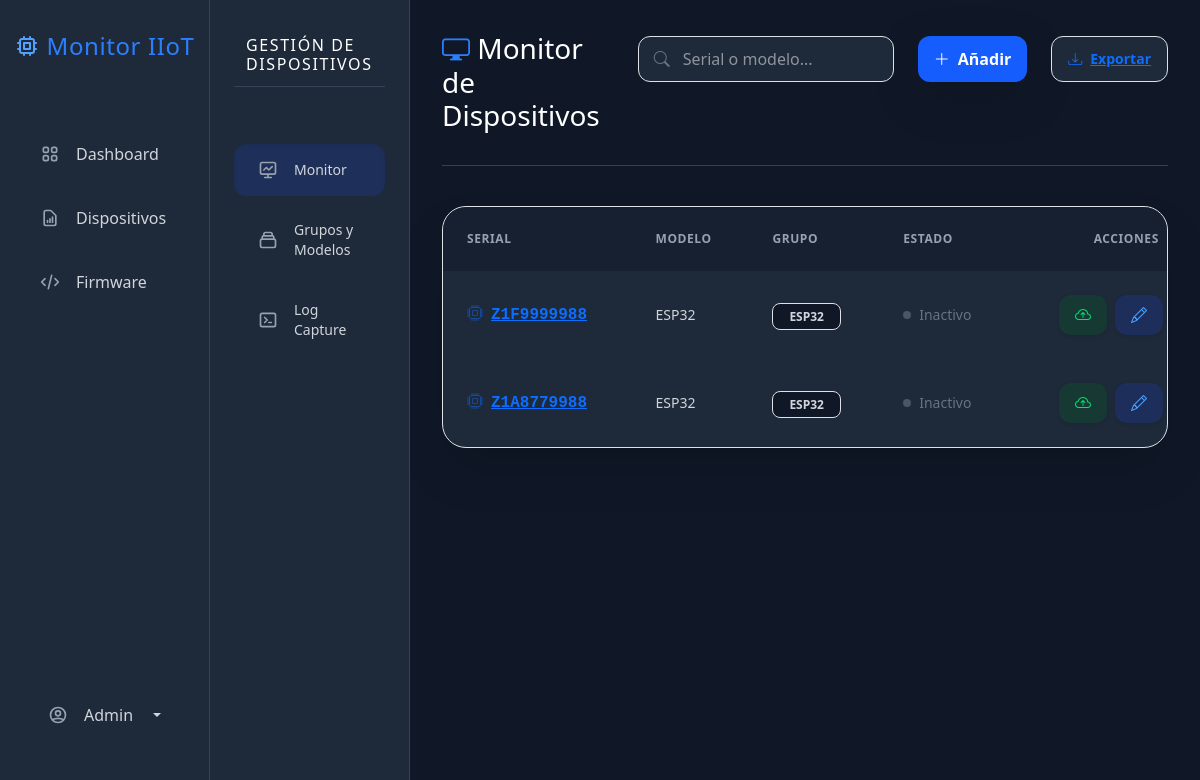
The page /dispositivos/ (signed in) on the database as committed earlier.
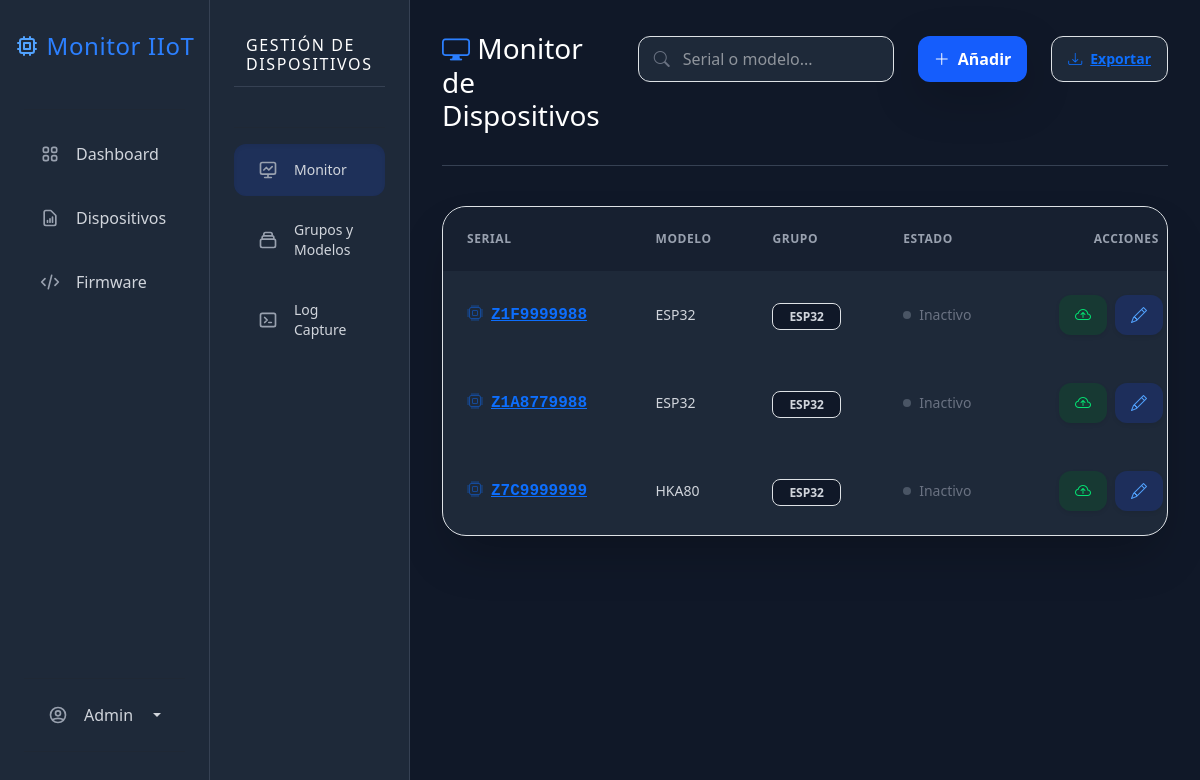
The same page on the database as committed later.
### impresoras/models.py (models this page shows, shortened)
class Dispositivo(models.Model):
    validar_serial = RegexValidator(
        regex=r'^[A-Z0-9]{10}$',
        message="El serial solo puede contener letras mayúsculas y números, sin espacios (ej. Z1F9999988).",
        code="serial_invalido"
    )
    serial = models.CharField(max_length=50, unique=True, validators=[validar_serial], help_text="Ingrese el serial exacto del equipo.")
    modelo = models.ForeignKey(
        ModeloEquipo,
        on_delete=models.SET_NULL,
        related_name='dispositivos',
        null=True,
        blank=True
    )
    grupo = models.ForeignKey(
        Grupo,
        on_delete=models.SET_NULL,
        null=True,
        blank=True
    )
    fecha_registro = models.DateTimeField(auto_now_add=True)
    ultimo_sts1 = models.IntegerField(null=True, blank=True)
    ultimo_sts2 = models.IntegerField(null=True, blank=True)
    ultima_conexion = models.DateTimeField(null=True, blank=True)
    fw_ismart_instalado = models.CharField(max_length=20, default="Desconocida", blank=True)
    fw_printer_instalado = models.CharField(max_length=20, default="Desconocida", blank=True)
    firmware_actual = models.ForeignKey(VersionFirmware, on_delete=models.SET_NULL, null=True, blank=True, related_name='equipos_instalados')
    ota_en_curso = models.BooleanField(default=False)
    @property
    def alertas_ota(self):
        from .models import VersionFirmware
        alertas = []
        datos = self.ultimo_log_datos
        fw_ismart_json = datos.get('fw_ismart', 'Desconocida')
        fw_printer_json = datos.get('fw_printer', 'Desconocida')
        ultima_v_ismart = VersionFirmware.objects.filter(tipo_modulo='ismart').order_by('-fecha_subida').first()
        if ultima_v_ismart and fw_ismart_json not in ['', 'None', 'Desconocida', '0']:
            if fw_ismart_json != ultima_v_ismart.version:
                alertas.append({
                    'modulo': 'iSmart',
                    'version_nueva': ultima_v_ismart.version,
                    'tipo': 'obligatoria' if ultima_v_ismart.es_obligatoria else 'opcional'
                })
        ultima_v_printer = VersionFirmware.objects.filter(tipo_modulo='impresora').order_by('-fecha_subida').first()
        if ultima_v_printer and fw_printer_json not in ['', 'None', 'Desconocida', '0']:
            if fw_printer_json != ultima_v_printer.version:
                alertas.append({
                    'modulo': 'Impresora Fiscal',
                    'version_nueva': ultima_v_printer.version,
                    'tipo': 'obligatoria' if ultima_v_printer.es_obligatoria else 'opcional'
                })
        return alertas
    @property
    def ultimo_log_datos(self):
        logs_cacheados = self.logs.all()
        if logs_cacheados:
            ultimo_registro = logs_cacheados[0] # Tomamos el primero de la memoria
            if ultimo_registro.detalles:
                try:
                    return json.loads(ultimo_registro.detalles)
                except json.JSONDecodeError:
                    return {}
        return {}

class ModeloEquipo(models.Model):
    nombre = models.CharField(max_length=100, unique=True)
    marca = models.CharField(max_length=100, blank=True, null=True)
    def __str__(self):
        if self.marca:
            return f"{self.marca} {self.nombre}"
        return self.nombre

class Grupo(models.Model):
    nombre = models.CharField(max_length=100)
    descripcion = models.TextField(blank=True, null=True)
    def __str__(self):
        return self.nombre

### impresoras/views.py (the view)
# urls.py: path('dispositivos/', lista_dispositivos, name='dispositivos_lista'),
@login_required
def lista_dispositivos(request):
    query = request.GET.get('buscar')
    dispositivos = Dispositivo.objects.select_related('modelo', 'grupo').all()
    proyectos_disponibles = ProyectoFirmware.objects.prefetch_related('versiones').all()
    if query:
        dispositivos = dispositivos.filter(
            Q(serial__icontains=query) | Q(modelo__nombre__icontains=query)
        )
    if request.method == 'POST':
        form = DispositivoForm(request.POST)
        if form.is_valid():
            form.save()
            return redirect('dispositivos_lista')
    else:
        form = DispositivoForm()
    grupos = Grupo.objects.all()
    modelos = ModeloEquipo.objects.all()
    context = {
        'dispositivos': dispositivos,
        'form': form,
        'grupos': grupos,
        'modelos': modelos,
        'proyectos_disponibles': proyectos_disponibles,
    }
    return render(request, 'lista_dispositivos.html', context)

### impresoras/forms.py
class DispositivoForm(forms.ModelForm):
    class Meta:
        model = Dispositivo
        fields = ['serial', 'modelo', 'grupo']
        input_classes = 'w-full bg-gray-900 border border-gray-600 rounded-xl px-4 py-2.5 text-white focus:ring-2 focus:ring-blue-500 outline-none transition-all'
        widgets = {
            'serial': forms.TextInput(attrs={
                'class': input_classes,
                'placeholder': 'Ej: Z1F9999988',
                'minlength': '10',
                'maxlength': '10',
                'pattern': '^[A-Z0-9]{10}$',
                'title': 'El serial debe tener exactamente 10 caracteres alfanuméricos.',
                'required': True
            }),
            'modelo': forms.Select(attrs={
                'class': input_classes,
                'required': True
            }),
            'grupo': forms.Select(attrs={
                'class': input_classes
            }),
        }

### templates/lista_dispositivos.html (shortened to what the changed rows need)
{% extends 'dispositivos_base.html' %}
{% block dispositivos_content %}
<div class="w-full">
    <div class="bg-gray-800 rounded-3xl border border-gray-700 shadow-2xl overflow-hidden mb-12">
        <div class="overflow-x-auto w-full">
            <table class="w-full text-left border-collapse min-w-[800px]">
                <thead class="bg-gray-900/50 text-gray-400 text-xs uppercase tracking-wider">
                    <tr>
                        <th class="p-4 font-semibold">Serial</th>
                        <th class="p-4 font-semibold">Modelo</th>
                        <th class="p-4 font-semibold">Grupo</th>
                        <th class="p-4 font-semibold">Estado</th>
                        <th class="p-4 font-semibold text-center">Acciones</th>
                    </tr>
                </thead>
                <tbody class="text-gray-300 divide-y divide-gray-700">
                    {% for equipo in dispositivos %}
                        <tr class="hover:bg-gray-700/50 transition-colors group">
                            <td class="p-4">
                                <a href="#"
                                    class="font-mono font-bold text-blue-400 hover:text-blue-300 transition-colors flex items-center gap-2 cursor-pointer"
                                    data-bs-toggle="modal"
                                    data-bs-target="#modalMonitor"
                                    data-serial="{{ equipo.serial }}"
                                    data-rif="{{ equipo.rif|default:'--' }}"
                                    data-sts1="{{ equipo.ultimo_log_datos.sts1|default:'--' }}"
                                    data-sts2="{{ equipo.ultimo_log_datos.sts2|default:'--' }}"
                                    data-err_cnt="{{ equipo.ultimo_log_datos.err_cnt|default:'0' }}"
                                    data-rec_att="{{ equipo.ultimo_log_datos.rec_att|default:'0' }}"
                                    data-atm="{{ equipo.ultimo_log_datos.atm|default:'--' }}"
                                    data-vts="{{ equipo.ultimo_log_datos.vts|default:'0' }}"
                                    data-last_b="{{ equipo.ultimo_log_datos.last_b|default:'--' }}"
                                    data-b_iss="{{ equipo.ultimo_log_datos.b_iss|default:'0' }}"
                                    data-db_n="{{ equipo.ultimo_log_datos.db_n|default:'--' }}"
                                    data-db_a="{{ equipo.ultimo_log_datos.db_a|default:'0' }}"
                                    data-cr_n="{{ equipo.ultimo_log_datos.cr_n|default:'--' }}"
                                    data-cr_a="{{ equipo.ultimo_log_datos.cr_a|default:'0' }}"
                                    data-nf_n="{{ equipo.ultimo_log_datos.nf_n|default:'--' }}"
                                    data-nf_a="{{ equipo.ultimo_log_datos.nf_a|default:'0' }}"
                                    data-z_cnt="{{ equipo.ultimo_log_datos.z_cnt|default:'--' }}"
                                    data-f_cnt="{{ equipo.ultimo_log_datos.f_cnt|default:'--' }}"
                                    data-date="{{ equipo.ultimo_log_datos.date|default:'--' }}"
                                    data-time="{{ equipo.ultimo_log_datos.time|default:'--' }}"
                                    onclick="preLlenarModal(this)">
                                    <i class="bi bi-cpu opacity-50 group-hover:opacity-100 transition-opacity"></i>
                                    {{ equipo.serial }}
                                </a>
                            </td>
                            <td class="p-4 text-sm">{{ equipo.modelo.nombre|default:"Sin modelo" }}</td>
                            <td class="p-4">
                                <span class="px-3 py-1 bg-gray-900 border border-gray-600 text-gray-300 rounded-lg text-xs font-bold">
                                    {{ equipo.grupo.nombre|default:"Sin grupo" }}
                                </span>
                            </td>
                            <td class="p-4" id="indicador-{{ equipo.serial }}">
                                <span class="flex items-center gap-2 text-gray-500 text-sm" title="Esperando conexión...">
                                    <span class="w-2 h-2 rounded-full bg-gray-600"></span> Inactivo
                                </span>
                            </td>
                            <td class="p-4 text-center whitespace-nowrap">
                                <div class="flex justify-end items-center gap-2">
                                    <button class="inline-flex items-center gap-2 px-3 py-2 text-green-400 bg-green-900/40 hover:bg-green-900/70 rounded-lg transition-all text-sm font-bold shadow-sm" data-bs-toggle="modal" data-bs-target="#modalOta-{{ equipo.id }}" title="Actualización OTA">
                                        <i class="bi bi-cloud-arrow-up"></i>
                                    </button>
                                    <button class="inline-flex items-center gap-2 px-3 py-2 text-blue-400 bg-blue-900/40 hover:bg-blue-900/70 rounded-lg transition-all text-sm font-bold shadow-sm" data-bs-toggle="modal" data-bs-target="#modalEditar-{{ equipo.id }}" title="Editar Dispositivo">
                                        <i class="bi bi-pencil"></i>
                                    </button>
                                </div>
                            </td>
                        </tr>
                    {% endfor %}
                </tbody>
            </table>
        </div>
    </div>
</div>
{% endblock %}

Rows that differ between the two databases and show on the page:
added Dispositivo: serial "Z7C9999999", modelo.nombre "HKA80", grupo.nombre "ESP32"
